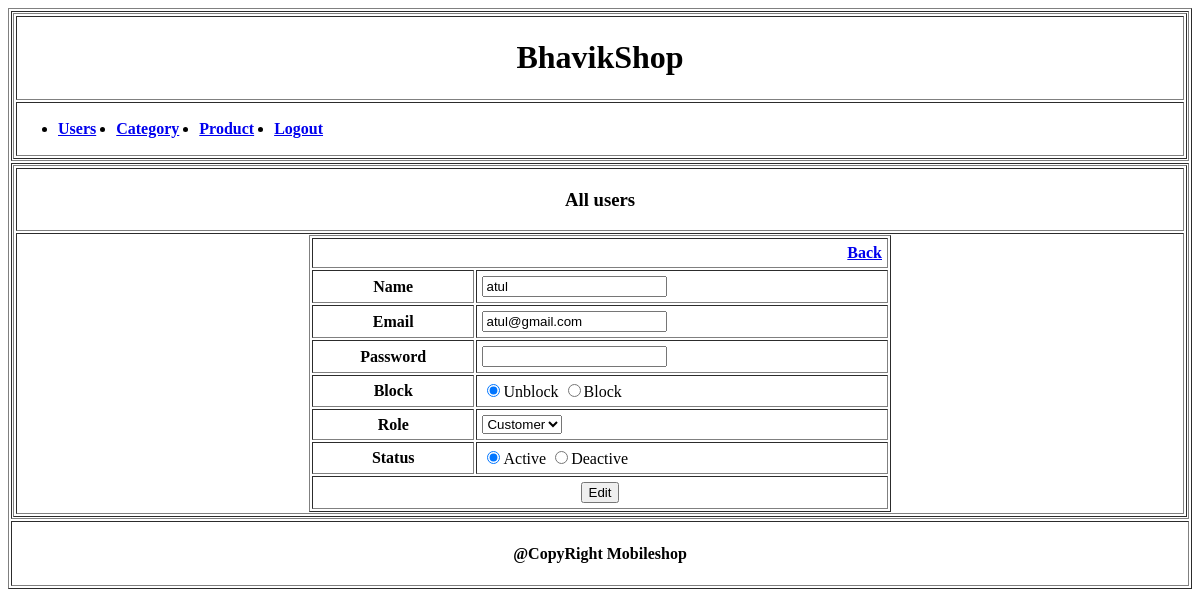
Page /mobileshop/admin/user_master.php?action=Edit&id=9 (signed in) on the earlier database version.
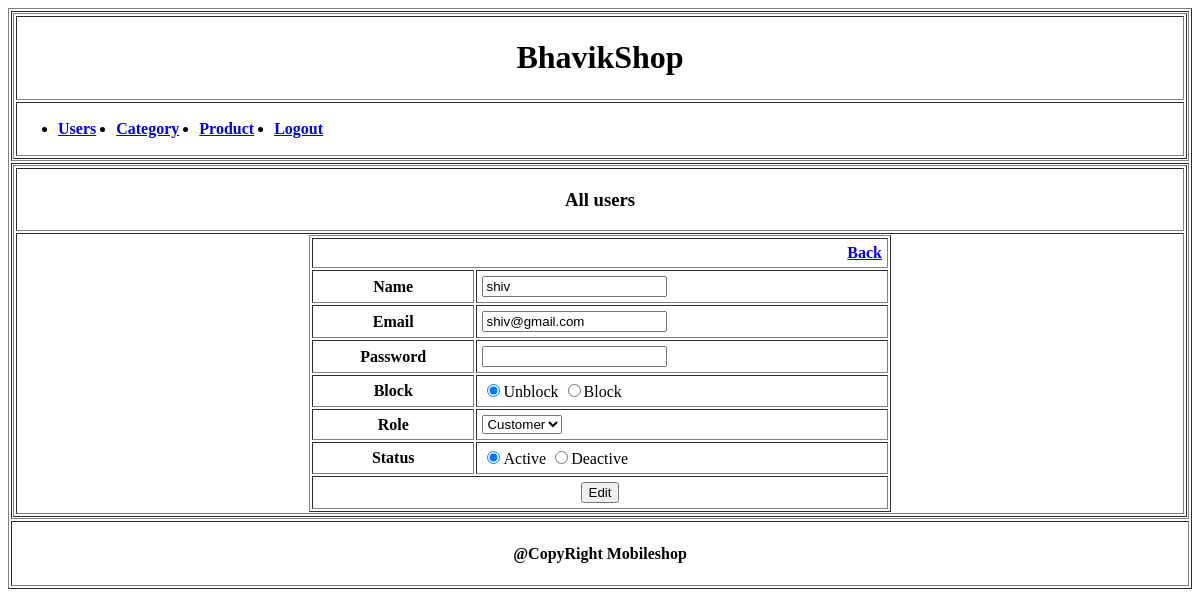
Same page on the later database version.
### tables this page shows
CREATE TABLE `user_master` (
  `usr_id` int(11) NOT NULL,
  `usr_name` varchar(255) NOT NULL,
  `usr_email` varchar(255) NOT NULL,
  `usr_password` varchar(255) NOT NULL,
  `usr_role` int(11) NOT NULL,
  `usr_block` varchar(255) NOT NULL DEFAULT '1',
  `status` int(11) NOT NULL
);

### mobileshop/admin/user_master.php (the view, shortened to what this page needs)
<?php
include('header.php');
$usr_name = '';
$usr_name_error = '';
$usr_email = '';
$usr_email_error = '';
$usr_password_error = '';
$usr_role = '';
$usr_role_error = '';
$usr_block = '';
$status = '';
$action = '';
$id = '';
$formaction = '';
if(isset($_GET['action'])){
	$action = $_GET['action'];
	$formaction = 'action=' . $action;
}
if(isset($_GET['id'])){
	$id = $_GET['id'];
}
if($id != ''){
	$formaction .= '&id=' . $id;
	$update_query = "SELECT * FROM `user_master` WHERE `usr_id` =  $id ";
	$update_result = mysqli_query($conn, $update_query);
	$user_row  = $update_result->fetch_assoc();
	$usr_name  = $user_row['usr_name'];
	$usr_email = $user_row['usr_email'];
	$usr_block = $user_row['usr_block'];
	$usr_role  = $user_row['usr_role'];
	$status    = $user_row['status'];
}
?>
	<tr><td width="100%">
		<table width="100%" border="1">
			<tr><td width="100%" align="center"><h3>All users</h3></td></tr>
<?php if ($action == 'Add' || $action == 'Edit') { ?>
	<tr><td><form method="POST" action="user_master.php?<?php echo $formaction; ?>">
		<table width="50%" border="1" cellpadding="5" align="center">
			<tr><td colspan="2" align="right"><a href="<?php echo SITE_URL_ADMIN.'/user_master.php';?>" class="btn btn-outline-success"><b>Back</b></a></td></tr>
				<tr>
					<th>Name</th>
					<td><input type="text" name="usr_name" value="<?php echo $usr_name; ?>"><br><?php echo $usr_name_error; ?></td>
				</tr>
				<tr>
					<th>Email</th>
					<td><input type="email" name="usr_email" value="<?php echo $usr_email; ?>"><br><?php echo $usr_email_error; ?></td>
				</tr>
				<tr>
					<th>Password</th>
					<td><input type="password" name="usr_password"><br><?php echo $usr_password_error; ?></td>
				</tr>
				<tr>
					<th>Block</th>
					<td>
						<input type="radio" name="usr_block" value="Unblock" <?php echo " checked $usr_block == 'Unblock'"; ?>>Unblock
						<input type="radio" name="usr_block" value="Block" <?php if($usr_block == 'Block'){ echo 'checked="checked"'; } ?>>Block
					</td>
				</tr>
				<tr>
					<th>Role</th>
					<td>
						<select name="usr_role" value="<?php echo $usr_role; ?>"><br><?php echo $usr_role_error; ?>
							<option value="0" <?php if($usr_role == '0'){ echo 'selected="selected"';} ?>>Customer</option>
						</select>
					</td>
				</tr>
				<tr>
					<th>Status</th>
					<td><input type="radio" name="status" value="Active" <?php echo " checked $status == 'Active'"; ?>>Active
						<input type="radio" name="status" value="Deactive" <?php if ($status == 'Deactive') {
																		echo 'checked="checked"';
																	} ?>>Deactive
					</td>
				</tr>
				<tr>
					<td colspan="2" align="center"><input type="submit" name="submit" value="<?php echo $action; ?>"></td>
				</tr>
	</table></form></td></tr>
	<?php
	}
	?>
	</table>
	</td></tr>
<?php include('footer.php'); ?>

Differences in the rows shown:
changed user_master "Customer": usr_name "atul" → "shiv"; usr_email "atul@gmail.com" → "shiv@gmail.com"
